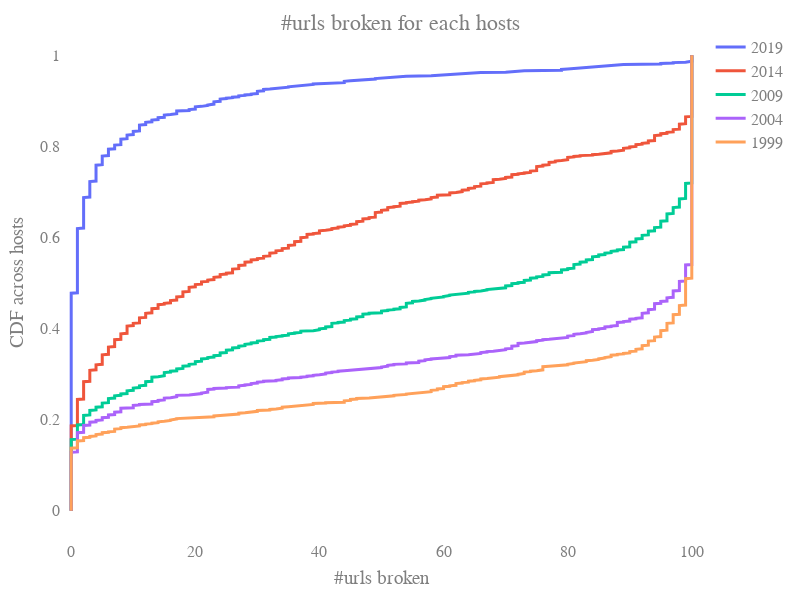

Notebook code cell kept with this figure:
### Markdown cell above
## CDF of #urls broken across year
- Broken: non 200 status code

### Code cell
years = [1999, 2004, 2009, 2014, 2019]
df = pd.DataFrame()
for year in reversed(years):
    print(year)
    missing_count = []
    hosts = db.url_status_implicit_broken.aggregate([
        {"$match": {"year": year}},
        {"$group": {"_id": "$hostname"}}
    ])
    for host in hosts:
        count = db.url_status_implicit_broken.count_documents({"year": year, "hostname": host['_id'], "status": re.compile('^[23]')})
        missing_count.append(100 - count)
    df[year] = missing_count
plotly_utils.plot_CDF(df, xtitle="#urls broken", ytitle="CDF across hosts", title="#urls broken for each hosts")

### Figure 1 — Plotly figure (JSON) as saved in the notebook; plotly's stock layout.template omitted (floating-point values rounded to 4 significant figures; data arrays with more than 128 entries replaced by an {"elided": "..."} marker saying what was removed)
{"data": [{"line": {"width": 3}, "mode": "lines", "name": "2019", "type": "scatter", "x": {"elided": "1000 int values"}, "y": {"elided": "1000 float values"}}, {"line": {"width": 3}, "mode": "lines", "name": "2014", "type": "scatter", "x": {"elided": "1000 int values"}, "y": {"elided": "1000 float values"}}, {"line": {"width": 3}, "mode": "lines", "name": "2009", "type": "scatter", "x": {"elided": "1000 int values"}, "y": {"elided": "1000 float values"}}, {"line": {"width": 3}, "mode": "lines", "name": "2004", "type": "scatter", "x": {"elided": "1000 int values"}, "y": {"elided": "1000 float values"}}, {"line": {"width": 3}, "mode": "lines", "name": "1999", "type": "scatter", "x": {"elided": "1000 int values"}, "y": {"elided": "1000 float values"}}], "layout": {"autosize": false, "font": {"color": "#7f7f7f", "family": "Time New Roman", "size": 16}, "height": 600, "margin": {"b": 50, "l": 50, "pad": 4, "r": 50, "t": 30}, "plot_bgcolor": "rgba(0, 0, 0, 0)", "title": {"text": "#urls broken for each hosts", "x": 0.5, "yanchor": "top"}, "width": 800, "xaxis": {"range": [-1, 101], "title": {"text": "#urls broken"}, "type": "linear"}, "yaxis": {"autorange": true, "range": [-0.05556, 1.056], "title": {"text": "CDF across hosts"}, "type": "linear"}}}
